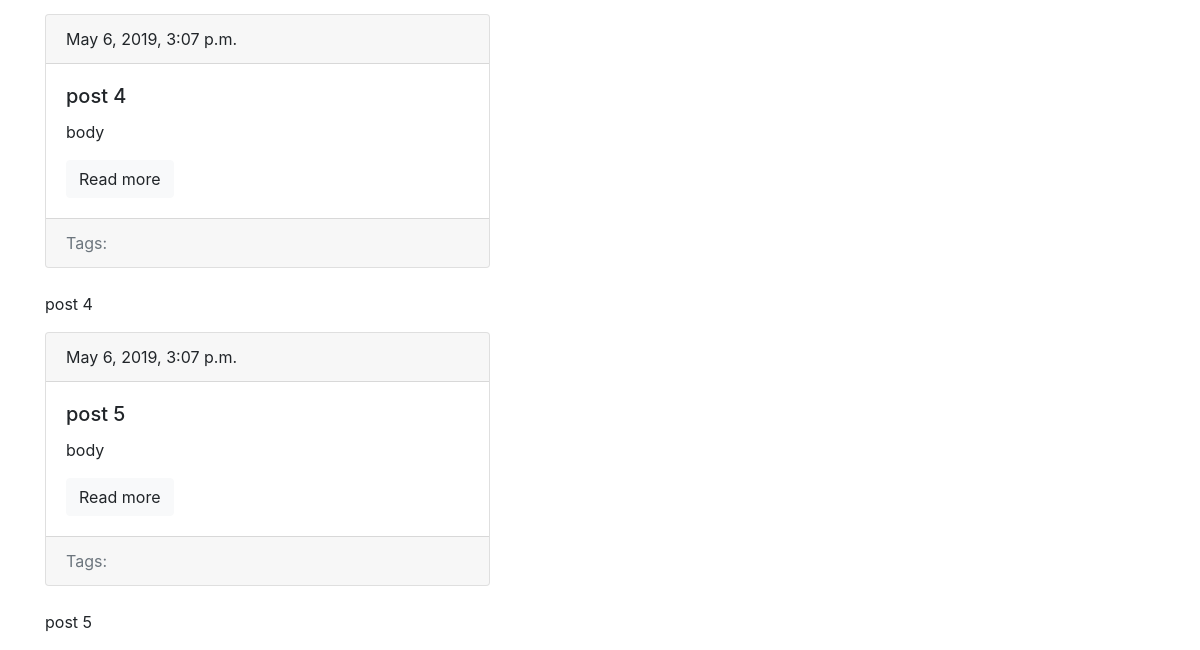
The page /blog/ (lower part) on the database as committed earlier.
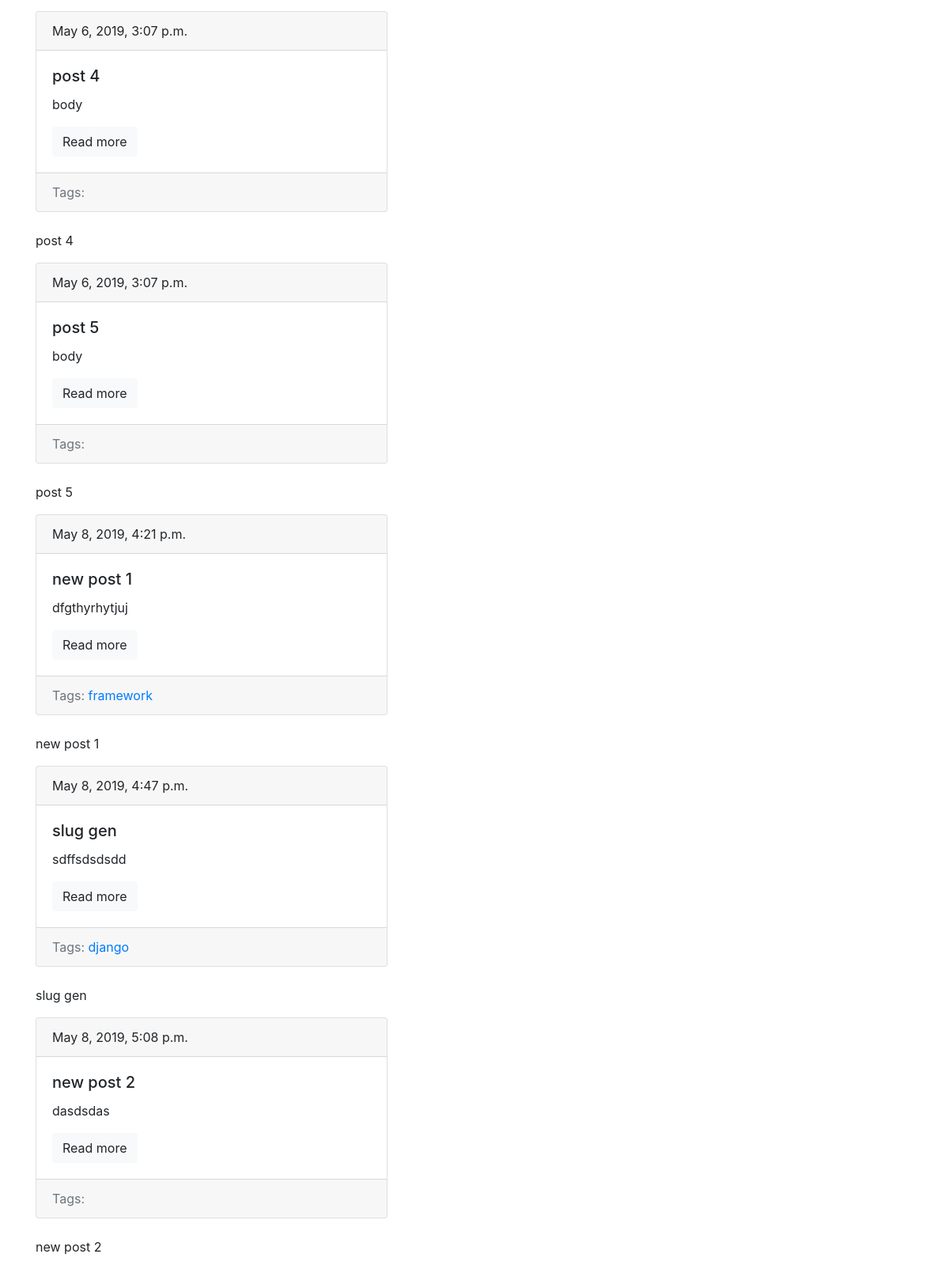
The same page on the database as committed later.
### blog/models.py (models this page shows, shortened)
class Post(models.Model):
	title = models.CharField(max_length=150, db_index=True)
	slug = models.SlugField(max_length=150, blank=True, unique=True)
	body = models.TextField(blank=True, db_index=True)
	tags = models.ManyToManyField('Tag', blank=True, related_name='posts')
	date_pub = models.DateTimeField(auto_now_add=True)
	def get_absolute_url(self):
		return reverse('post_detail_url', kwargs={'slug': self.slug})

class Tag(models.Model):
	title = models.CharField(max_length=50)
	slug = models.SlugField(max_length=50, unique=True)
	def get_absolute_url(self):
		return reverse('tag_detail_url', kwargs={'slug': self.slug})

### blog/views.py (the view)
# urls.py: path('', post_list, name='posts_list_url'),
def  post_list(request):
	posts = Post.objects.all()
	return render(request, 'blog/index.html', context={'posts': posts})

### blog/templates/blog/index.html (shortened to what this page needs)
{% extends 'blog/base_blog.html' %}
{% block content %}
{% for post in posts %}
  {% include 'blog/includes/post_card_template.html' %}
	<p>
		{{ post.title }}
	</p>
{% endfor %}
{% endblock %}

### blog/templates/blog/includes/post_card_template.html
	<div class="card mb-4">
		<div class="card-header">
			{{ post.date_pub }}
		</div>
		<div class="card-body">
			<h5 class="card-title">{{ post.title }}</h5>
			<p class="card-text">{{ post.body|truncatewords:15 }}</p>
			<a href="{{ post.get_absolute_url }}" class="btn btn-light">Read more</a>
		</div>
		<div class="card-footer text-muted">
			Tags:
			{% for tag in post.tags.all %}
				<a href="{{ tag.get_absolute_url }}">{{ tag.title }}</a>
			{% endfor %}
		</div>
	</div>

Rows that differ between the two databases and show on the page:
added Post: date_pub "May 8, 2019, 4:21 p.m.", title "new post 1", body "dfgthyrhytjuj"
now on this page (row unchanged): Tag: title "framework", shown under "May 8, 2019, 4:21 p.m."
added Post: date_pub "May 8, 2019, 4:47 p.m.", title "slug gen", body "sdffsdsdsdd"
now on this page (row unchanged): Tag: title "django", shown under "May 8, 2019, 4:47 p.m."
added Post: date_pub "May 8, 2019, 5:08 p.m.", title "new post 2", body "dasdsdas"
